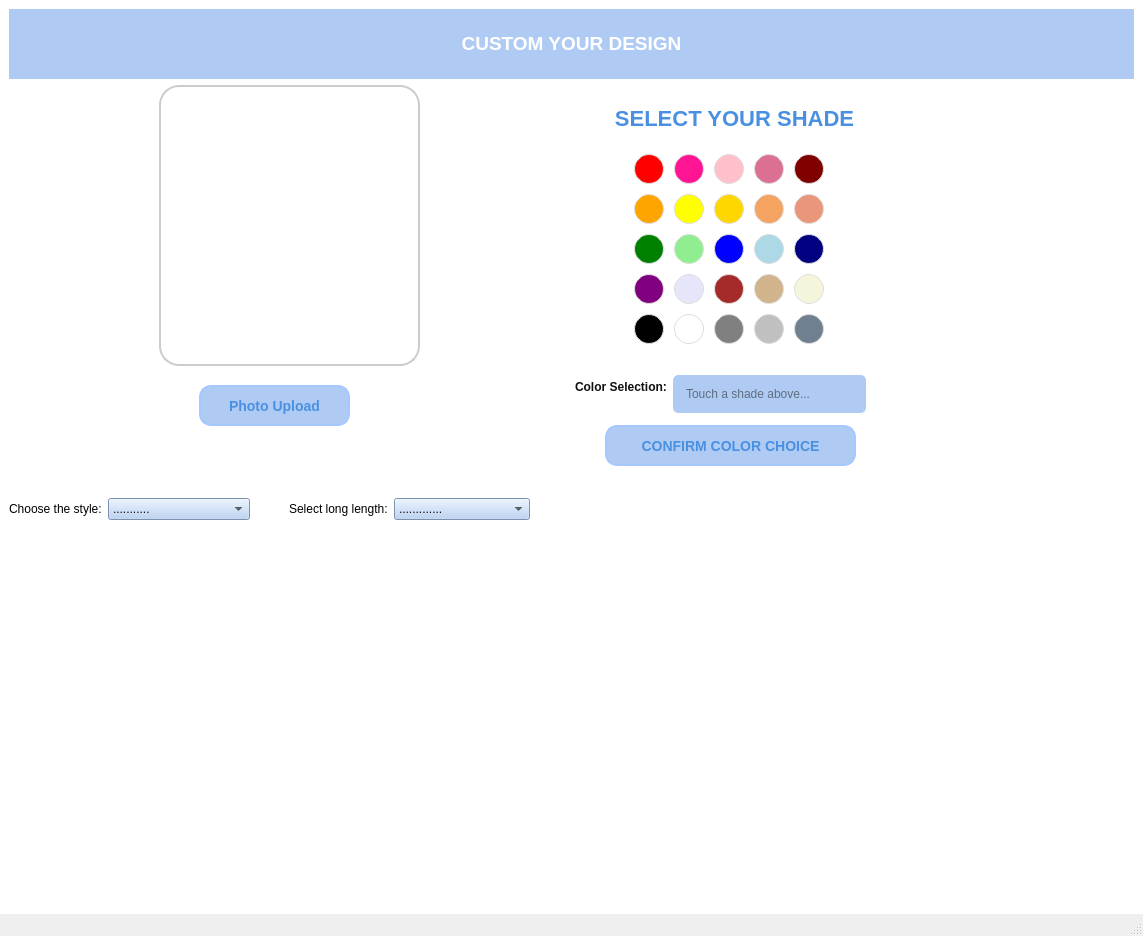
<?xml version="1.0" encoding="UTF-8"?>
<ui version="4.0">
 <class>SelfCustomWindow</class>
 <widget class="QMainWindow" name="SelfCustomWindow">
  <property name="geometry">
   <rect>
    <x>0</x>
    <y>0</y>
    <width>1143</width>
    <height>936</height>
   </rect>
  </property>
  <property name="windowTitle">
   <string>MainWindow</string>
  </property>
  <property name="styleSheet">
   <string notr="true">/* Ép màu cho centralwidget và tất cả các con bên trong */
#centralwidget {
    background-color: #FFFFFF; /* Nền trắng */
    color: #000000;            /* Chữ đen */
}

/* Đảm bảo các Label không bị Theme hệ thống ghi đè màu trắng */
QLabel {
    color: #000000;
}</string>
  </property>
  <widget class="QWidget" name="centralwidget">
   <layout class="QVBoxLayout" name="verticalLayout">
    <item>
     <widget class="QLabel" name="label">
      <property name="maximumSize">
       <size>
        <width>16777215</width>
        <height>70</height>
       </size>
      </property>
      <property name="styleSheet">
       <string notr="true">color: white;
font-size: 14px;
background-color:#AFCBF3;
</string>
      </property>
      <property name="text">
       <string>&lt;html&gt;&lt;head/&gt;&lt;body&gt;&lt;p align=&quot;center&quot;&gt;&lt;span style=&quot; font-size:14pt; font-weight:600;&quot;&gt;CUSTOM YOUR DESIGN&lt;/span&gt;&lt;/p&gt;&lt;/body&gt;&lt;/html&gt;</string>
      </property>
     </widget>
    </item>
    <item>
     <layout class="QHBoxLayout" name="horizontalLayout">
      <item>
       <widget class="QWidget" name="widget" native="true">
        <widget class="QLabel" name="label_111">
         <property name="geometry">
          <rect>
           <x>150</x>
           <y>0</y>
           <width>261</width>
           <height>281</height>
          </rect>
         </property>
         <property name="styleSheet">
          <string notr="true">border-radius: 20px; /* Bo tròn góc */
border: 2px solid #ccc; /* Viền màu xám */
background-color: white; /* Nền trắng */
</string>
         </property>
         <property name="text">
          <string/>
         </property>
        </widget>
        <widget class="QLabel" name="imagecoffee_43">
         <property name="geometry">
          <rect>
           <x>170</x>
           <y>20</y>
           <width>221</width>
           <height>231</height>
          </rect>
         </property>
         <property name="text">
          <string/>
         </property>
         <property name="pixmap">
          <pixmap>../ima/plus.png</pixmap>
         </property>
         <property name="scaledContents">
          <bool>true</bool>
         </property>
        </widget>
        <widget class="QPushButton" name="buychocolatebalance_44">
         <property name="geometry">
          <rect>
           <x>190</x>
           <y>300</y>
           <width>151</width>
           <height>41</height>
          </rect>
         </property>
         <property name="styleSheet">
          <string notr="true">QPushButton {
    background-color:#AFCBF3; /* Màu xanh nhạt chủ đạo bạn chọn */
    color: #4A90E2; /* Chữ màu xanh đậm để dễ đọc trên nền nhạt */
    border-radius: 12px;
    padding: 10px;
    font-size: 14px;
    font-weight: bold;
    font-family: &quot;Georgia&quot;;
    border: 2px solid #A6C8FF; /* Viền xanh đậm hơn một chút để tạo khối */
}

QPushButton:hover {
    background-color: #A6C8FF; /* Màu đậm hơn khi di chuột vào */
    border: 2px solid #7FAFFF; /* Viền đậm hơn khi hover */
    color: white; /* Chuyển chữ sang trắng để nổi bật */
}

QPushButton:pressed {
    background-color: #7FAFFF; /* Màu đậm nhất khi nhấn giữ nút */
    border: 2px solid #4A90E2;
}</string>
         </property>
         <property name="text">
          <string>Photo Upload</string>
         </property>
         <property name="icon">
          <iconset>
           <normaloff>../ima/add.png</normaloff>../ima/add.png</iconset>
         </property>
        </widget>
       </widget>
      </item>
      <item>
       <widget class="QWidget" name="widget_4" native="true">
        <property name="minimumSize">
         <size>
          <width>0</width>
          <height>400</height>
         </size>
        </property>
        <widget class="QLabel" name="labelTitle">
         <property name="geometry">
          <rect>
           <x>30</x>
           <y>20</y>
           <width>259</width>
           <height>27</height>
          </rect>
         </property>
         <property name="styleSheet">
          <string notr="true">font-size: 22px; font-weight: bold; color: #4A90E2;</string>
         </property>
         <property name="text">
          <string>SELECT YOUR SHADE</string>
         </property>
         <property name="alignment">
          <set>Qt::AlignCenter</set>
         </property>
        </widget>
        <widget class="QFrame" name="paletteFrame">
         <property name="geometry">
          <rect>
           <x>50</x>
           <y>60</y>
           <width>212</width>
           <height>212</height>
          </rect>
         </property>
         <layout class="QGridLayout" name="gridLayoutColors">
          <property name="spacing">
           <number>10</number>
          </property>
          <item row="3" column="0">
           <widget class="QPushButton" name="color_16">
            <property name="minimumSize">
             <size>
              <width>30</width>
              <height>30</height>
             </size>
            </property>
            <property name="maximumSize">
             <size>
              <width>30</width>
              <height>30</height>
             </size>
            </property>
            <property name="styleSheet">
             <string>background-color: #800080; border-radius: 15px; border: 1px solid #ddd;</string>
            </property>
           </widget>
          </item>
          <item row="3" column="1">
           <widget class="QPushButton" name="color_17">
            <property name="minimumSize">
             <size>
              <width>30</width>
              <height>30</height>
             </size>
            </property>
            <property name="maximumSize">
             <size>
              <width>30</width>
              <height>30</height>
             </size>
            </property>
            <property name="styleSheet">
             <string>background-color: #E6E6FA; border-radius: 15px; border: 1px solid #ddd;</string>
            </property>
           </widget>
          </item>
          <item row="0" column="4">
           <widget class="QPushButton" name="color_5">
            <property name="minimumSize">
             <size>
              <width>30</width>
              <height>30</height>
             </size>
            </property>
            <property name="maximumSize">
             <size>
              <width>30</width>
              <height>30</height>
             </size>
            </property>
            <property name="styleSheet">
             <string>background-color: #800000; border-radius: 15px; border: 1px solid #ddd;</string>
            </property>
           </widget>
          </item>
          <item row="1" column="1">
           <widget class="QPushButton" name="color_7">
            <property name="minimumSize">
             <size>
              <width>30</width>
              <height>30</height>
             </size>
            </property>
            <property name="maximumSize">
             <size>
              <width>30</width>
              <height>30</height>
             </size>
            </property>
            <property name="styleSheet">
             <string>background-color: #FFFF00; border-radius: 15px; border: 1px solid #ddd;</string>
            </property>
           </widget>
          </item>
          <item row="0" column="3">
           <widget class="QPushButton" name="color_4">
            <property name="minimumSize">
             <size>
              <width>30</width>
              <height>30</height>
             </size>
            </property>
            <property name="maximumSize">
             <size>
              <width>30</width>
              <height>30</height>
             </size>
            </property>
            <property name="styleSheet">
             <string>background-color: #DB7093; border-radius: 15px; border: 1px solid #ddd;</string>
            </property>
           </widget>
          </item>
          <item row="0" column="2">
           <widget class="QPushButton" name="color_3">
            <property name="minimumSize">
             <size>
              <width>30</width>
              <height>30</height>
             </size>
            </property>
            <property name="maximumSize">
             <size>
              <width>30</width>
              <height>30</height>
             </size>
            </property>
            <property name="styleSheet">
             <string>background-color: #FFC0CB; border-radius: 15px; border: 1px solid #ddd;</string>
            </property>
           </widget>
          </item>
          <item row="1" column="0">
           <widget class="QPushButton" name="color_6">
            <property name="minimumSize">
             <size>
              <width>30</width>
              <height>30</height>
             </size>
            </property>
            <property name="maximumSize">
             <size>
              <width>30</width>
              <height>30</height>
             </size>
            </property>
            <property name="styleSheet">
             <string>background-color: #FFA500; border-radius: 15px; border: 1px solid #ddd;</string>
            </property>
           </widget>
          </item>
          <item row="1" column="2">
           <widget class="QPushButton" name="color_8">
            <property name="minimumSize">
             <size>
              <width>30</width>
              <height>30</height>
             </size>
            </property>
            <property name="maximumSize">
             <size>
              <width>30</width>
              <height>30</height>
             </size>
            </property>
            <property name="styleSheet">
             <string>background-color: #FFD700; border-radius: 15px; border: 1px solid #ddd;</string>
            </property>
           </widget>
          </item>
          <item row="1" column="3">
           <widget class="QPushButton" name="color_9">
            <property name="minimumSize">
             <size>
              <width>30</width>
              <height>30</height>
             </size>
            </property>
            <property name="maximumSize">
             <size>
              <width>30</width>
              <height>30</height>
             </size>
            </property>
            <property name="styleSheet">
             <string>background-color: #F4A460; border-radius: 15px; border: 1px solid #ddd;</string>
            </property>
           </widget>
          </item>
          <item row="2" column="0">
           <widget class="QPushButton" name="color_11">
            <property name="minimumSize">
             <size>
              <width>30</width>
              <height>30</height>
             </size>
            </property>
            <property name="maximumSize">
             <size>
              <width>30</width>
              <height>30</height>
             </size>
            </property>
            <property name="styleSheet">
             <string>background-color: #008000; border-radius: 15px; border: 1px solid #ddd;</string>
            </property>
           </widget>
          </item>
          <item row="2" column="1">
           <widget class="QPushButton" name="color_12">
            <property name="minimumSize">
             <size>
              <width>30</width>
              <height>30</height>
             </size>
            </property>
            <property name="maximumSize">
             <size>
              <width>30</width>
              <height>30</height>
             </size>
            </property>
            <property name="styleSheet">
             <string>background-color: #90EE90; border-radius: 15px; border: 1px solid #ddd;</string>
            </property>
           </widget>
          </item>
          <item row="3" column="3">
           <widget class="QPushButton" name="color_19">
            <property name="minimumSize">
             <size>
              <width>30</width>
              <height>30</height>
             </size>
            </property>
            <property name="maximumSize">
             <size>
              <width>30</width>
              <height>30</height>
             </size>
            </property>
            <property name="styleSheet">
             <string>background-color: #D2B48C; border-radius: 15px; border: 1px solid #ddd;</string>
            </property>
           </widget>
          </item>
          <item row="4" column="1">
           <widget class="QPushButton" name="color_22">
            <property name="minimumSize">
             <size>
              <width>30</width>
              <height>30</height>
             </size>
            </property>
            <property name="maximumSize">
             <size>
              <width>30</width>
              <height>30</height>
             </size>
            </property>
            <property name="styleSheet">
             <string>background-color: #FFFFFF; border-radius: 15px; border: 1px solid #ddd;</string>
            </property>
           </widget>
          </item>
          <item row="4" column="0">
           <widget class="QPushButton" name="color_21">
            <property name="minimumSize">
             <size>
              <width>30</width>
              <height>30</height>
             </size>
            </property>
            <property name="maximumSize">
             <size>
              <width>30</width>
              <height>30</height>
             </size>
            </property>
            <property name="styleSheet">
             <string>background-color: #000000; border-radius: 15px; border: 1px solid #ddd;</string>
            </property>
           </widget>
          </item>
          <item row="3" column="4">
           <widget class="QPushButton" name="color_20">
            <property name="minimumSize">
             <size>
              <width>30</width>
              <height>30</height>
             </size>
            </property>
            <property name="maximumSize">
             <size>
              <width>30</width>
              <height>30</height>
             </size>
            </property>
            <property name="styleSheet">
             <string>background-color: #F5F5DC; border-radius: 15px; border: 1px solid #ddd;</string>
            </property>
           </widget>
          </item>
          <item row="4" column="4">
           <widget class="QPushButton" name="color_25">
            <property name="minimumSize">
             <size>
              <width>30</width>
              <height>30</height>
             </size>
            </property>
            <property name="maximumSize">
             <size>
              <width>30</width>
              <height>30</height>
             </size>
            </property>
            <property name="styleSheet">
             <string>background-color: #708090; border-radius: 15px; border: 1px solid #ddd;</string>
            </property>
           </widget>
          </item>
          <item row="4" column="2">
           <widget class="QPushButton" name="color_23">
            <property name="minimumSize">
             <size>
              <width>30</width>
              <height>30</height>
             </size>
            </property>
            <property name="maximumSize">
             <size>
              <width>30</width>
              <height>30</height>
             </size>
            </property>
            <property name="styleSheet">
             <string>background-color: #808080; border-radius: 15px; border: 1px solid #ddd;</string>
            </property>
           </widget>
          </item>
          <item row="4" column="3">
           <widget class="QPushButton" name="color_24">
            <property name="minimumSize">
             <size>
              <width>30</width>
              <height>30</height>
             </size>
            </property>
            <property name="maximumSize">
             <size>
              <width>30</width>
              <height>30</height>
             </size>
            </property>
            <property name="styleSheet">
             <string>background-color: #C0C0C0; border-radius: 15px; border: 1px solid #ddd;</string>
            </property>
           </widget>
          </item>
          <item row="0" column="0">
           <widget class="QPushButton" name="color_1">
            <property name="minimumSize">
             <size>
              <width>30</width>
              <height>30</height>
             </size>
            </property>
            <property name="maximumSize">
             <size>
              <width>30</width>
              <height>30</height>
             </size>
            </property>
            <property name="styleSheet">
             <string>background-color: #FF0000; border-radius: 15px; border: 1px solid #ddd;</string>
            </property>
           </widget>
          </item>
          <item row="0" column="1">
           <widget class="QPushButton" name="color_2">
            <property name="minimumSize">
             <size>
              <width>30</width>
              <height>30</height>
             </size>
            </property>
            <property name="maximumSize">
             <size>
              <width>30</width>
              <height>30</height>
             </size>
            </property>
            <property name="styleSheet">
             <string>background-color: #FF1493; border-radius: 15px; border: 1px solid #ddd;</string>
            </property>
           </widget>
          </item>
          <item row="2" column="3">
           <widget class="QPushButton" name="color_14">
            <property name="minimumSize">
             <size>
              <width>30</width>
              <height>30</height>
             </size>
            </property>
            <property name="maximumSize">
             <size>
              <width>30</width>
              <height>30</height>
             </size>
            </property>
            <property name="styleSheet">
             <string>background-color: #ADD8E6; border-radius: 15px; border: 1px solid #ddd;</string>
            </property>
           </widget>
          </item>
          <item row="2" column="2">
           <widget class="QPushButton" name="color_13">
            <property name="minimumSize">
             <size>
              <width>30</width>
              <height>30</height>
             </size>
            </property>
            <property name="maximumSize">
             <size>
              <width>30</width>
              <height>30</height>
             </size>
            </property>
            <property name="styleSheet">
             <string>background-color: #0000FF; border-radius: 15px; border: 1px solid #ddd;</string>
            </property>
           </widget>
          </item>
          <item row="3" column="2">
           <widget class="QPushButton" name="color_18">
            <property name="minimumSize">
             <size>
              <width>30</width>
              <height>30</height>
             </size>
            </property>
            <property name="maximumSize">
             <size>
              <width>30</width>
              <height>30</height>
             </size>
            </property>
            <property name="styleSheet">
             <string>background-color: #A52A2A; border-radius: 15px; border: 1px solid #ddd;</string>
            </property>
           </widget>
          </item>
          <item row="1" column="4">
           <widget class="QPushButton" name="color_10">
            <property name="minimumSize">
             <size>
              <width>30</width>
              <height>30</height>
             </size>
            </property>
            <property name="maximumSize">
             <size>
              <width>30</width>
              <height>30</height>
             </size>
            </property>
            <property name="styleSheet">
             <string>background-color: #E9967A; border-radius: 15px; border: 1px solid #ddd;</string>
            </property>
           </widget>
          </item>
          <item row="2" column="4">
           <widget class="QPushButton" name="color_15">
            <property name="minimumSize">
             <size>
              <width>30</width>
              <height>30</height>
             </size>
            </property>
            <property name="maximumSize">
             <size>
              <width>30</width>
              <height>30</height>
             </size>
            </property>
            <property name="styleSheet">
             <string>background-color: #000080; border-radius: 15px; border: 1px solid #ddd;</string>
            </property>
           </widget>
          </item>
         </layout>
        </widget>
        <widget class="QWidget" name="layoutWidget">
         <property name="geometry">
          <rect>
           <x>0</x>
           <y>290</y>
           <width>291</width>
           <height>42</height>
          </rect>
         </property>
         <layout class="QFormLayout" name="formLayout_4">
          <property name="verticalSpacing">
           <number>20</number>
          </property>
          <item row="0" column="0">
           <widget class="QLabel" name="label_3">
            <property name="styleSheet">
             <string notr="true">font-weight: bold; color: rgb(15, 15, 15);</string>
            </property>
            <property name="text">
             <string>Color Selection:</string>
            </property>
           </widget>
          </item>
          <item row="0" column="1">
           <widget class="QLineEdit" name="txtSelectedColor">
            <property name="styleSheet">
             <string notr="true">border: 1px solid #AFCBF3; padding: 10px; color: rgb(15, 15, 15); border-radius: 5px; background-color:#AFCBF3;</string>
            </property>
            <property name="readOnly">
             <bool>true</bool>
            </property>
            <property name="placeholderText">
             <string>Touch a shade above...</string>
            </property>
           </widget>
          </item>
         </layout>
        </widget>
        <widget class="QPushButton" name="buychocolatebalance_45">
         <property name="geometry">
          <rect>
           <x>30</x>
           <y>340</y>
           <width>251</width>
           <height>41</height>
          </rect>
         </property>
         <property name="styleSheet">
          <string notr="true">QPushButton {
    background-color:#AFCBF3; /* Màu xanh nhạt chủ đạo bạn chọn */
    color: #4A90E2; /* Chữ màu xanh đậm để dễ đọc trên nền nhạt */
    border-radius: 12px;
    padding: 10px;
    font-size: 14px;
    font-weight: bold;
    font-family: &quot;Georgia&quot;;
    border: 2px solid #A6C8FF; /* Viền xanh đậm hơn một chút để tạo khối */
}

QPushButton:hover {
    background-color: #A6C8FF; /* Màu đậm hơn khi di chuột vào */
    border: 2px solid #7FAFFF; /* Viền đậm hơn khi hover */
    color: white; /* Chuyển chữ sang trắng để nổi bật */
}

QPushButton:pressed {
    background-color: #7FAFFF; /* Màu đậm nhất khi nhấn giữ nút */
    border: 2px solid #4A90E2;
}</string>
         </property>
         <property name="text">
          <string>CONFIRM COLOR CHOICE</string>
         </property>
        </widget>
       </widget>
      </item>
     </layout>
    </item>
    <item>
     <widget class="QWidget" name="widget_2" native="true">
      <widget class="QWidget" name="formLayoutWidget">
       <property name="geometry">
        <rect>
         <x>0</x>
         <y>0</y>
         <width>241</width>
         <height>41</height>
        </rect>
       </property>
       <layout class="QFormLayout" name="formLayout">
        <item row="0" column="0">
         <widget class="QLabel" name="chooseTheStyleLabel">
          <property name="text">
           <string>Choose the style:</string>
          </property>
         </widget>
        </item>
        <item row="0" column="1">
         <widget class="QComboBox" name="chooseTheStyleComboBox">
          <property name="styleSheet">
           <string notr="true"> background-color:#AFCBF3; color: rgb(15, 15, 15);</string>
          </property>
          <item>
           <property name="text">
            <string>...........</string>
           </property>
          </item>
          <item>
           <property name="text">
            <string>Square</string>
           </property>
          </item>
          <item>
           <property name="text">
            <string>Round</string>
           </property>
          </item>
          <item>
           <property name="text">
            <string>Oval</string>
           </property>
          </item>
          <item>
           <property name="text">
            <string>Almond</string>
           </property>
          </item>
          <item>
           <property name="text">
            <string>Stiletto</string>
           </property>
          </item>
         </widget>
        </item>
       </layout>
      </widget>
      <widget class="QWidget" name="formLayoutWidget_2">
       <property name="geometry">
        <rect>
         <x>280</x>
         <y>0</y>
         <width>241</width>
         <height>41</height>
        </rect>
       </property>
       <layout class="QFormLayout" name="formLayout_2">
        <item row="0" column="0">
         <widget class="QLabel" name="chooseTheStyleLabel_2">
          <property name="text">
           <string>Select long length:</string>
          </property>
         </widget>
        </item>
        <item row="0" column="1">
         <widget class="QComboBox" name="chooseTheStyleComboBox_2">
          <property name="styleSheet">
           <string notr="true"> background-color:#AFCBF3; color: rgb(15, 15, 15);</string>
          </property>
          <item>
           <property name="text">
            <string>.............</string>
           </property>
          </item>
          <item>
           <property name="text">
            <string>Short</string>
           </property>
          </item>
          <item>
           <property name="text">
            <string>Medium</string>
           </property>
          </item>
          <item>
           <property name="text">
            <string>Long</string>
           </property>
          </item>
          <item>
           <property name="text">
            <string>Extra Long</string>
           </property>
          </item>
         </widget>
        </item>
       </layout>
      </widget>
     </widget>
    </item>
   </layout>
  </widget>
  <widget class="QMenuBar" name="menubar">
   <property name="geometry">
    <rect>
     <x>0</x>
     <y>0</y>
     <width>1143</width>
     <height>18</height>
    </rect>
   </property>
  </widget>
  <widget class="QStatusBar" name="statusbar"/>
 </widget>
 <resources/>
 <connections/>
</ui>
